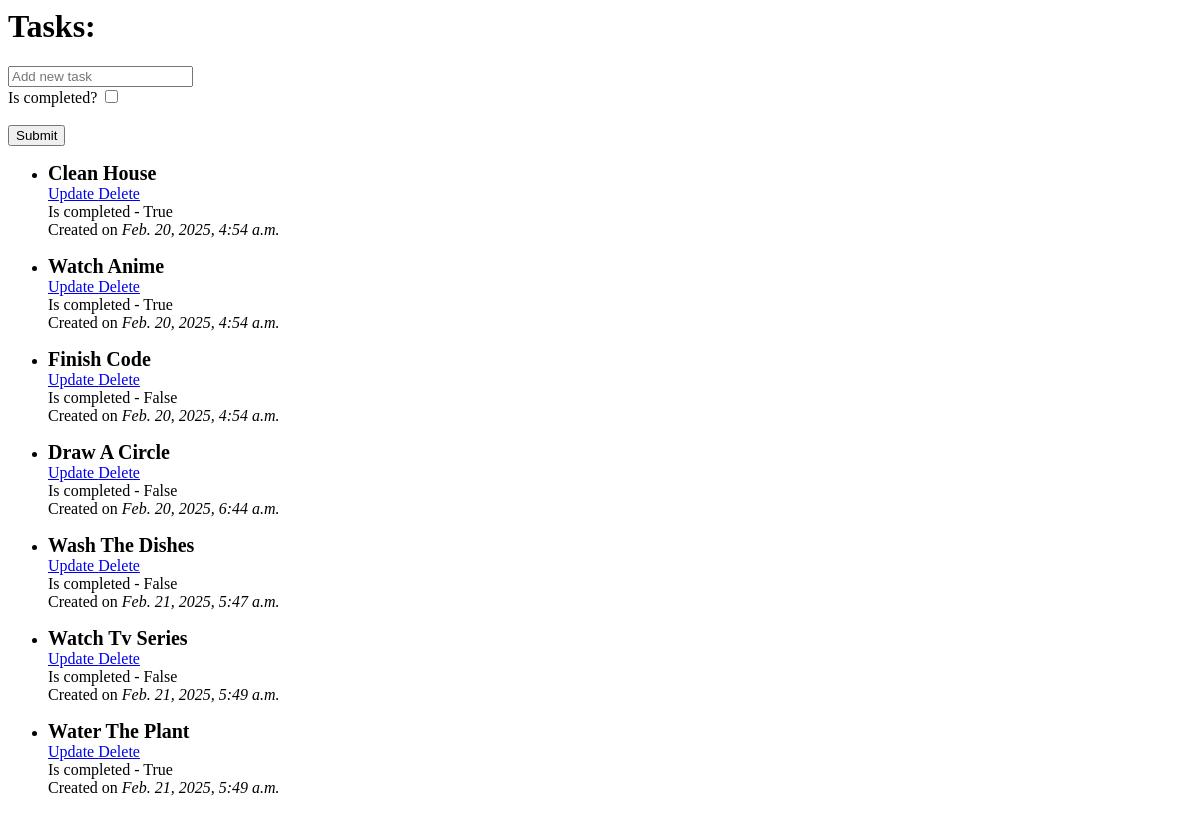
Before: / with the older database file.
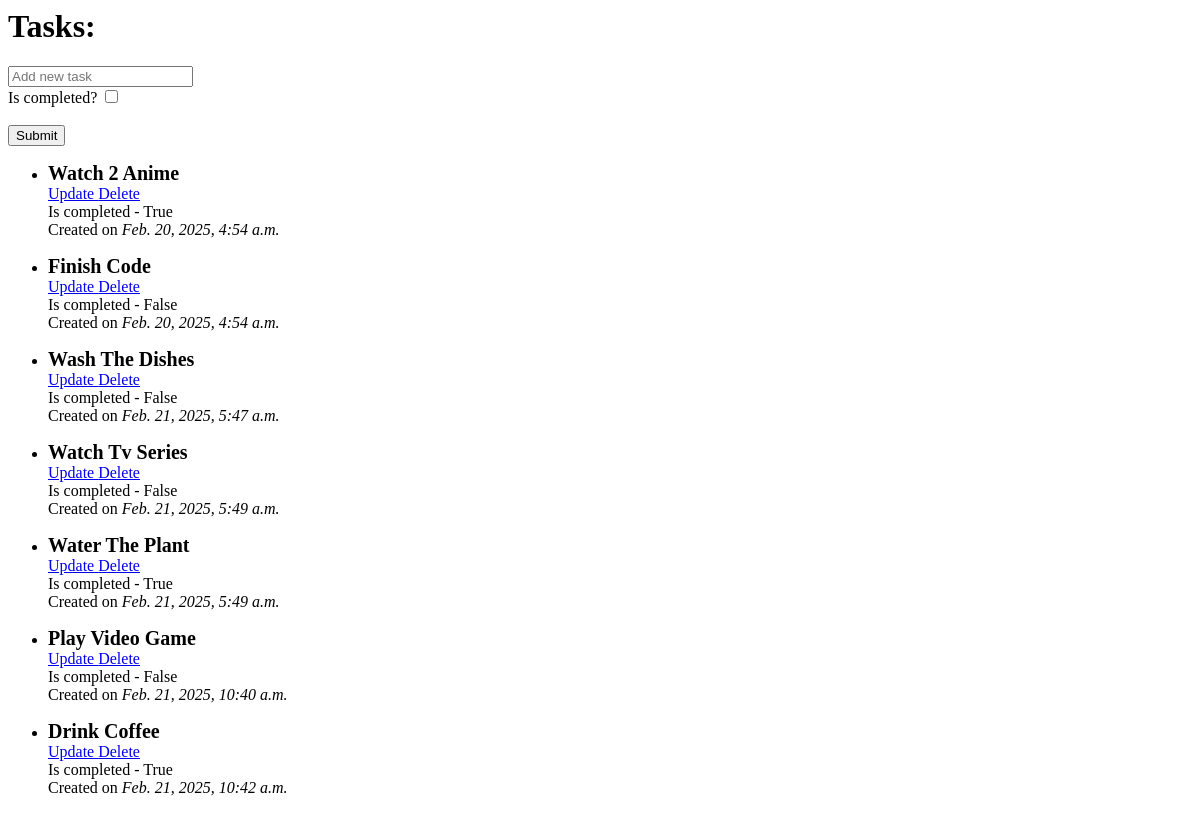
After: the same page with the newer database file.
### tasks/models.py (models this page shows)
class Task(models.Model):
    title = models.CharField(max_length = 200)
    completed = models.BooleanField(default=False)
    created = models.DateTimeField(auto_now_add=True)
    def __str__(self):
        return self.title

### tasks/views.py (the view)
# urls.py: path('', views.index, name="index"),
def index(request):
    form = TaskForm()
    tasks = Task.objects.all()
    if request.method == 'POST':
        form = TaskForm(request.POST)
        if form.is_valid():
            form.save()
        return redirect('/')
    context = {'tasks': tasks, 'TaskForm': form}
    return render(request, 'index.html', context)

### tasks/forms.py
class TaskForm(forms.ModelForm):
    title = forms.CharField(widget=forms.TextInput(attrs={'placeholder': 'Add new task'}))
    class Meta:
        model = Task
        fields = "__all__"

### tasks/templates/index.html (shortened to what this page needs)
<h1>Tasks: </h1>
<form method= "POST" action="/">
    {{TaskForm.title}} <br>
    Is completed? {{TaskForm.completed}} <br> <br>
    <input class="btn" type="submit" name="Create task" >
</form>
{% for task in tasks %}
<ul>
    <li> <b style = "font-size: 20px">  {{task|title}} </b> <br>
    <a href="{% url 'update-task' task.id %}"> Update </a>
    <a href="{% url 'delete-task' task.id %}"> Delete </a>
    <br>Is completed -  {{task.completed}} <br> Created on <i>{{task.created}}</i></p> </li>
</ul>
{% endfor %}

Changed rows visible on the page:
removed Task: title "Clean House", completed "True", created "Feb. 20, 2025, 4:54 a.m."
removed Task: title "Draw A Circle", completed "False", created "Feb. 20, 2025, 6:44 a.m."
changed Task: title "Watch Anime" → "Watch 2 Anime"
added Task: title "Play Video Game", completed "False", created "Feb. 21, 2025, 10:40 a.m."
added Task: title "Drink Coffee", completed "True", created "Feb. 21, 2025, 10:42 a.m."
